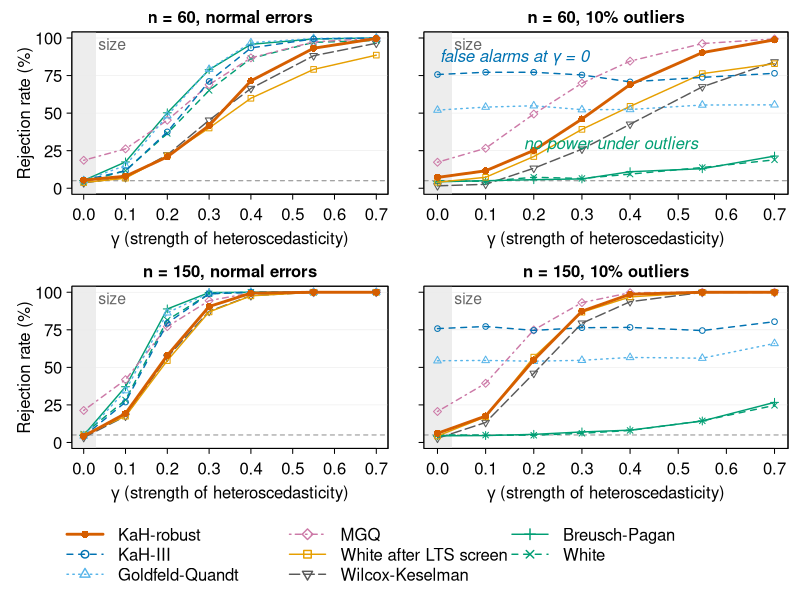

Write the R code that produced this figure.
# Step 23: power-curve figure (Fig7) from step 21. Rejection rate against the strength gamma of
# heteroscedasticity; the gamma = 0 column is the size. KaH-robust is the highlighted series.
a <- read.csv("power_curves.csv")
out <- "../paper_stat_papers/figures"
ser <- list(
  KaHrobust = list(lab = "KaH-robust",            col = "#D55E00", lty = 1, lwd = 2.8, pch = 16, cex = 0.95),
  KaH3      = list(lab = "KaH-III",               col = "#0072B2", lty = 2, lwd = 1.4, pch = 1,  cex = 0.75),
  GQ        = list(lab = "Goldfeld-Quandt",       col = "#56B4E9", lty = 3, lwd = 1.4, pch = 2,  cex = 0.75),
  MGQ       = list(lab = "MGQ",                   col = "#CC79A7", lty = 4, lwd = 1.4, pch = 5,  cex = 0.75),
  WhiteLTS  = list(lab = "White after LTS screen", col = "#E69F00", lty = 1, lwd = 1.4, pch = 0,  cex = 0.75),
  WK        = list(lab = "Wilcox-Keselman",       col = "grey35",  lty = 5, lwd = 1.4, pch = 6,  cex = 0.75),
  BP        = list(lab = "Breusch-Pagan",         col = "#009E73", lty = 1, lwd = 1.4, pch = 3,  cex = 0.75),
  White     = list(lab = "White",                 col = "#009E73", lty = 2, lwd = 1.4, pch = 4,  cex = 0.75))
draw_order <- c("WK", "White", "BP", "WhiteLTS", "MGQ", "GQ", "KaH3", "KaHrobust")

cairo_pdf(file.path(out, "Fig7.pdf"), width = 5.16, height = 5.6, family = "Arial", pointsize = 9)
layout(rbind(1:2, 3:4, c(5, 5)), heights = c(1, 1, 0.36))
par(mgp = c(1.9, 0.5, 0), tcl = -0.25, las = 1, cex = 1)   # layout() shrinks text to 83%; undo it
for (n in c(60, 150)) for (cont in c(FALSE, TRUE)) {
  par(mar = c(3.0, if (!cont) 3.6 else 1.2, 1.6, 0.6))
  d <- a[a$n == n & a$cont == cont, ]; d <- d[order(d$g), ]
  plot(NA, xlim = c(0, 0.7), ylim = c(0, 1), xlab = expression(gamma ~ "(strength of heteroscedasticity)"),
       ylab = if (!cont) "Rejection rate (%)" else "", yaxt = "n")
  axis(2, at = seq(0, 1, 0.25), labels = if (!cont) c("0", "25", "50", "75", "100") else FALSE)
  rect(-0.03, -0.05, 0.03, 1.05, col = "grey93", border = NA)
  text(0.035, 0.96, "size", cex = 0.95, col = "grey40", adj = 0)   # inside the panel, clear of the frame
  abline(h = 0.05, lty = 2, col = "grey55")
  abline(h = seq(0.25, 1, 0.25), col = "grey92", lwd = 0.6)
  for (s in draw_order) {
    z <- ser[[s]]
    lines(d$g, d[[s]], col = z$col, lty = z$lty, lwd = z$lwd)
    points(d$g, d[[s]], col = z$col, pch = z$pch, cex = z$cex)
  }
  mtext(sprintf("n = %d, %s", n, if (cont) "10% outliers" else "normal errors"), side = 3, line = 0.25, cex = 1,
        font = 2)
  if (cont && n == 60) {                         # read the contaminated panel for the reader
    text(0.005, 0.87, "false alarms at γ = 0", cex = 1, font = 3, col = "#0072B2", adj = 0)
    text(0.36, 0.29, "no power under outliers", cex = 1, font = 3, col = "#009E73")
  }
  box()
}
par(mar = c(0, 0, 0, 0)); plot.new()
legend("center", ncol = 3, bty = "n", cex = 1,
       legend = sapply(ser, `[[`, "lab"), col = sapply(ser, `[[`, "col"), lty = sapply(ser, `[[`, "lty"),
       lwd = sapply(ser, `[[`, "lwd"), pch = sapply(ser, `[[`, "pch"), seg.len = 2.4)
dev.off()
cat("Fig7.pdf (power curves) written\n")
